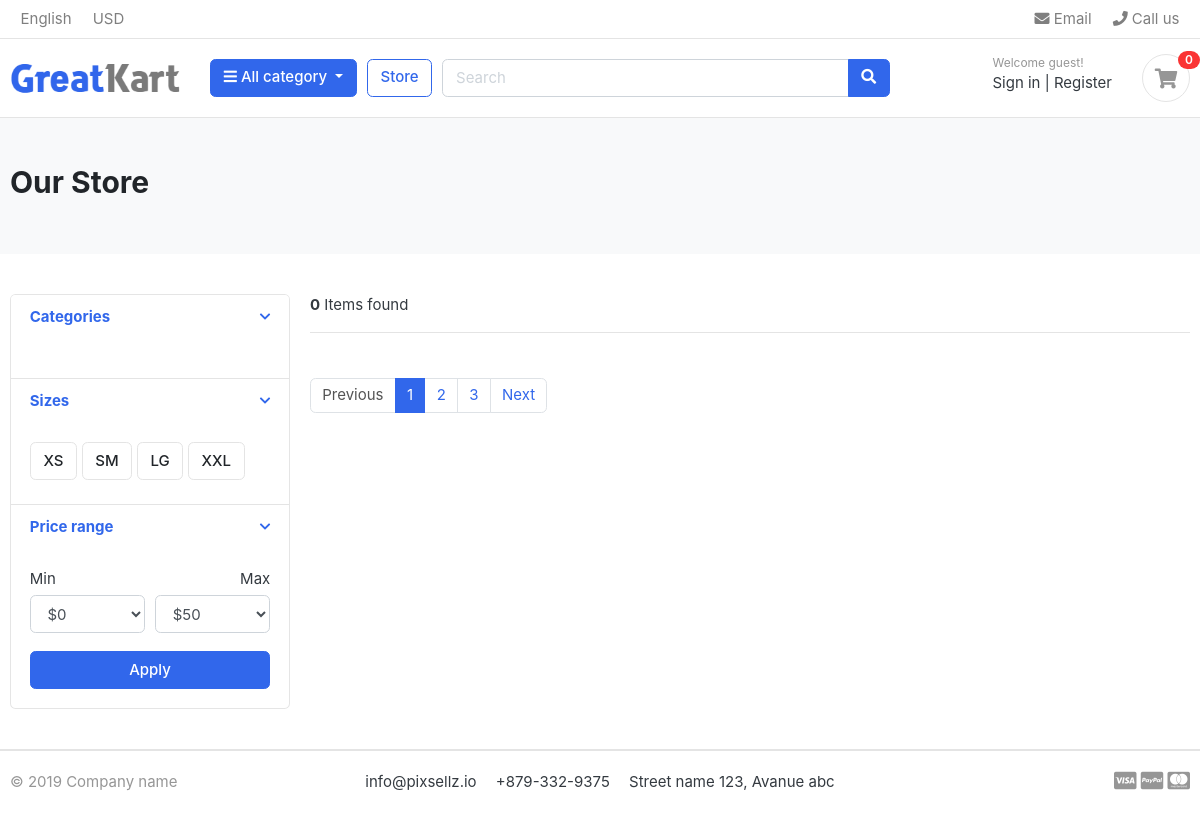
Page /store/ on the earlier database version.
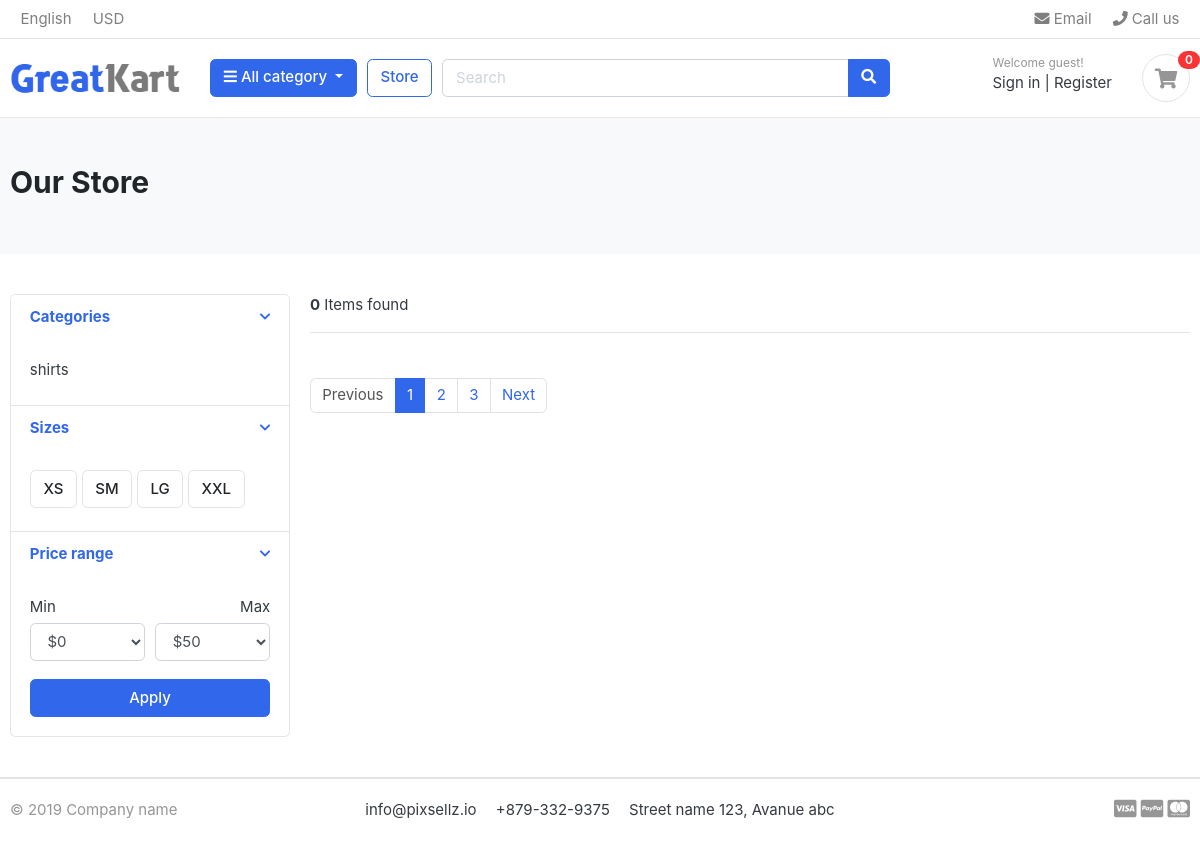
Same page on the later database version.
### category/models.py (models this page shows, shortened)
class Category(models.Model):
    category_name = models.CharField(max_length=50, unique=True)
    slug = models.SlugField(max_length=100, unique=True)
    description = models.TextField(max_length=255)
    category_image = models.ImageField(
        upload_to="photos/categories/", blank=True)
    class Meta:
        verbose_name = "category"
        verbose_name_plural = 'Categories'

### store/views.py (the view)
# urls.py: path("store/", include("store.urls")),
def store(request, category_slug=None):
    products = None
    if category_slug is not None:
        category = get_object_or_404(Category, slug=category_slug)
        products = Product.objects.filter(
            category=category,
            is_available=True
        )
    else:
        products = Product.objects.filter(is_available=True)
    context = {
        'products': products,
        'product_count': products.count(),
    }
    return render(request, "store/store.html", context)

### category/context_processors.py (called while the page is built)
def menu_links(request):
    links = Category.objects.all()
    return {'links': links}

### templates/store/store.html (shortened to what the changed rows need)
{% extends "base.html" %} {% load static %} {% block content %}
<section class="section-pagetop bg">
  <div class="container">
    <h2 class="title-page">Our Store</h2>
  </div>
</section>
<section class="section-content padding-y">
  <div class="container">
    <div class="row">
      <aside class="col-md-3">
        <div class="card">
          <article class="filter-group">
            <div class="filter-content collapse show" id="collapse_1" style="">
              <div class="card-body">
                <ul class="list-menu">
                  {% for category in links %}
                  <li>
                    <a href="{% url 'products_by_category' category.slug %}"
                      >{{category.category_name}}</a
                    >
                  </li>
                  {% endfor %}
                </ul>
              </div>
            </div>
          </article>
        </div>
      </aside>
    </div>
  </div>
</section>
{% endblock content %}

Differences in the rows shown:
added Category: category_name "shirts"
